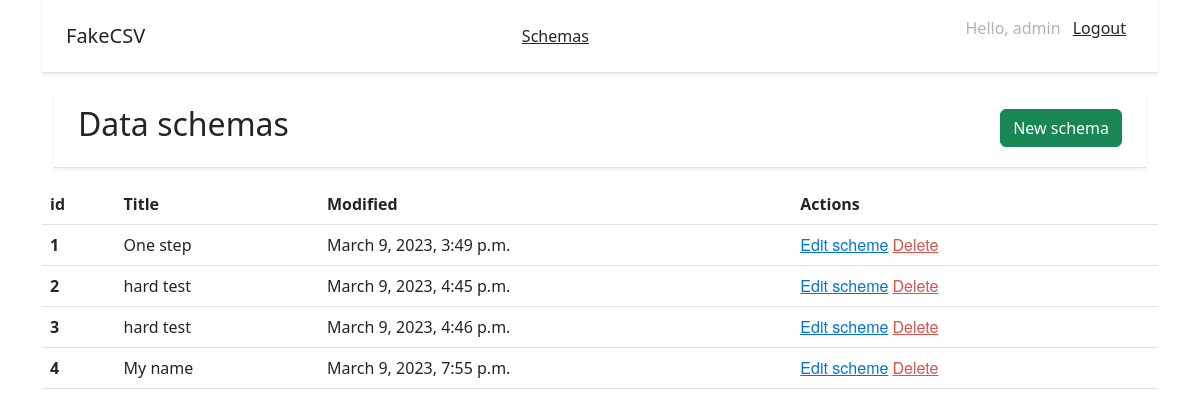
The app's page / (signed in), older data.
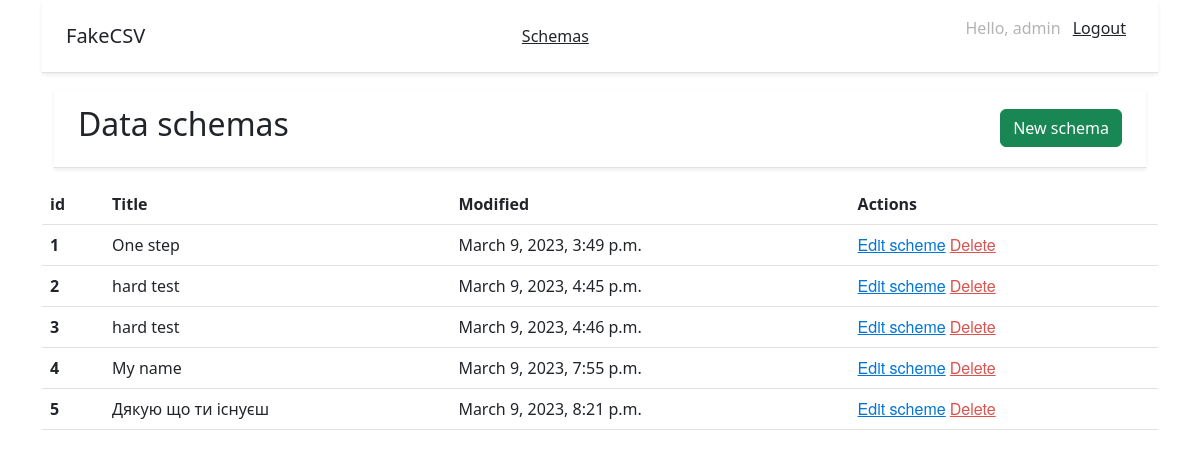
The same page, newer data.
### mystical_users/models.py (models this page shows, shortened)
class Schema(models.Model):
    title = models.CharField(max_length=100, verbose_name='Title', blank=True)
    modified = models.DateTimeField(auto_now_add=True, verbose_name='Modified')

### mystical_users/views.py (the view)
# urls.py: path("", views.schemas, name='schemas'),
@login_required
def schemas(request):
    schemes = Schema.objects.all()
    context = {'schemes': schemes}
    return render(request, 'schemas.html', context)

### mystical_users/templates/schemas.html (shortened to what this page needs)
{% extends 'base.html' %}
{% block content %}
<div class="container">
  <div class="d-flex flex-column flex-md-row align-items-center justify-content-between p-3 px-md-4 mb-3 bg-white border-bottom shadow-sm">
    <h2>Data schemas</h2>
    <nav class="my-2 my-md-0">
      <a class="btn btn-success" type="submit" href="{% url 'new_schema' %}">New schema</a>
    </nav>
  </div>
</div>
<table class="table">
  <thead>
    <tr>
      <th scope="col">id</th>
      <th scope="col">Title</th>
      <th scope="col">Modified</th>
      <th scope="col">Actions</th>
    </tr>
  </thead>
  <tbody>
  {% for item in schemes %}
  <tr>
     <th scope="row">{{ item.id }}</th>
     <td>{{ item.title }}</td>
     <td>{{ item.modified }}</td>
      <td> <a href="" id="Edit">Edit scheme</a> <a href="" id="Delete">Delete</a></td>
  </tr>
{% endfor %}
  </tbody>
</table>
{% endblock %}

Row changes from the older to the newer data that the page shows:
added Schema: id "5", title "Дякую що ти існуєш", modified "March 9, 2023, 8:21 p.m."
